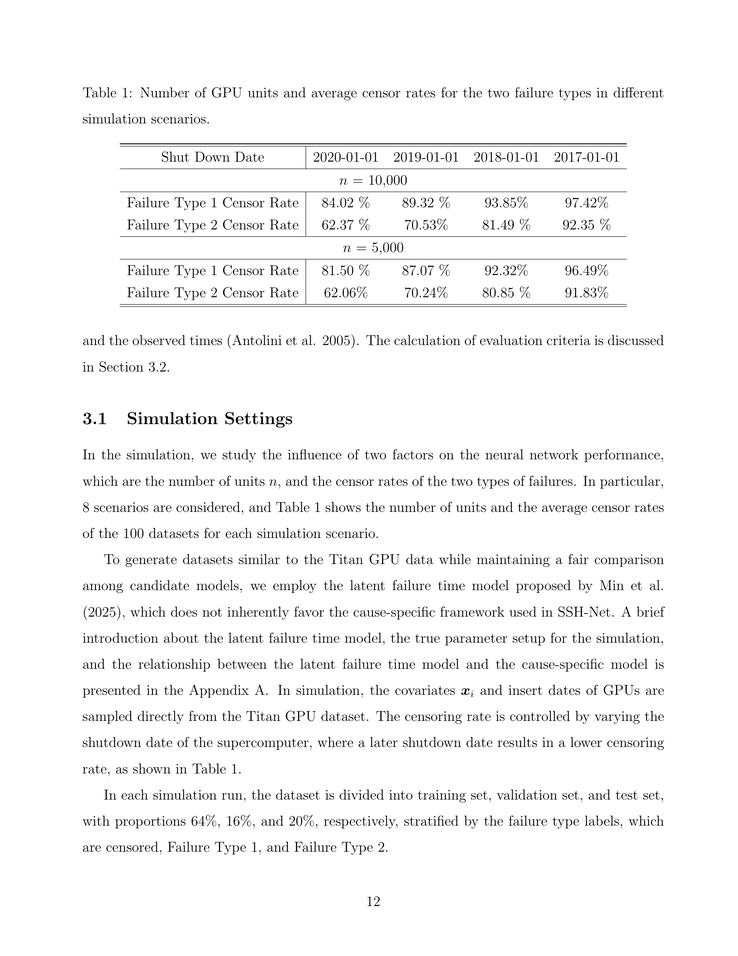
#> input picture Project/dataset/images/page_12.png, 738 x 956 px, shrunk from 1700 x 2200 before the run
$ python table_detection.py
#> lines starting #> are read from the running program, lines starting #| are printed output that depends on the picture; after the words box and inside, x2 and y2 are one past the last pixel; in counts of white or black regions, pixels touching at a corner belong together
import cv2

image = cv2.imread("dataset/images/page_12.png")  # replace XX
#> image is the input picture: shape (956, 738, 3); min 0, max 255, mean 246.1

gray = cv2.cvtColor(image, cv2.COLOR_BGR2GRAY)

binary = cv2.threshold(
    gray,
    150,
    255,
    cv2.THRESH_BINARY_INV
)[1]
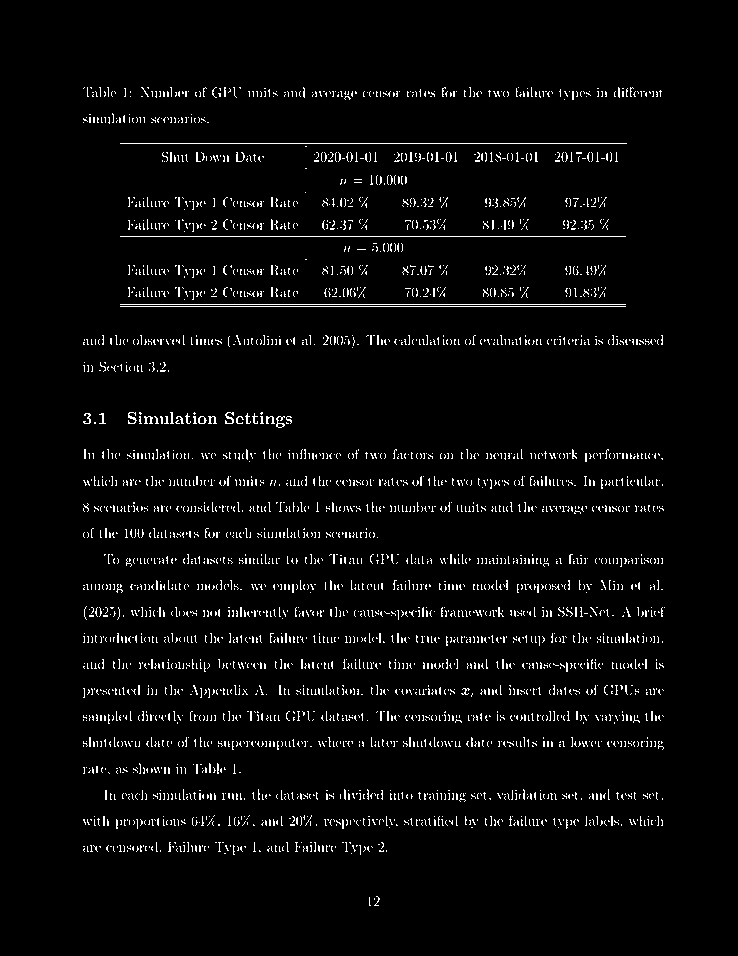
#> binary: shape (956, 738); 3.5% white in thin lines or dots, all inside (x1, y1, x2, y2) = (83, 87, 665, 906)

horizontal_kernel = cv2.getStructuringElement(
    cv2.MORPH_RECT,
    (40, 1)
)

vertical_kernel = cv2.getStructuringElement(
    cv2.MORPH_RECT,
    (1, 40)
)

horizontal = cv2.morphologyEx(
    binary,
    cv2.MORPH_OPEN,
    horizontal_kernel
)
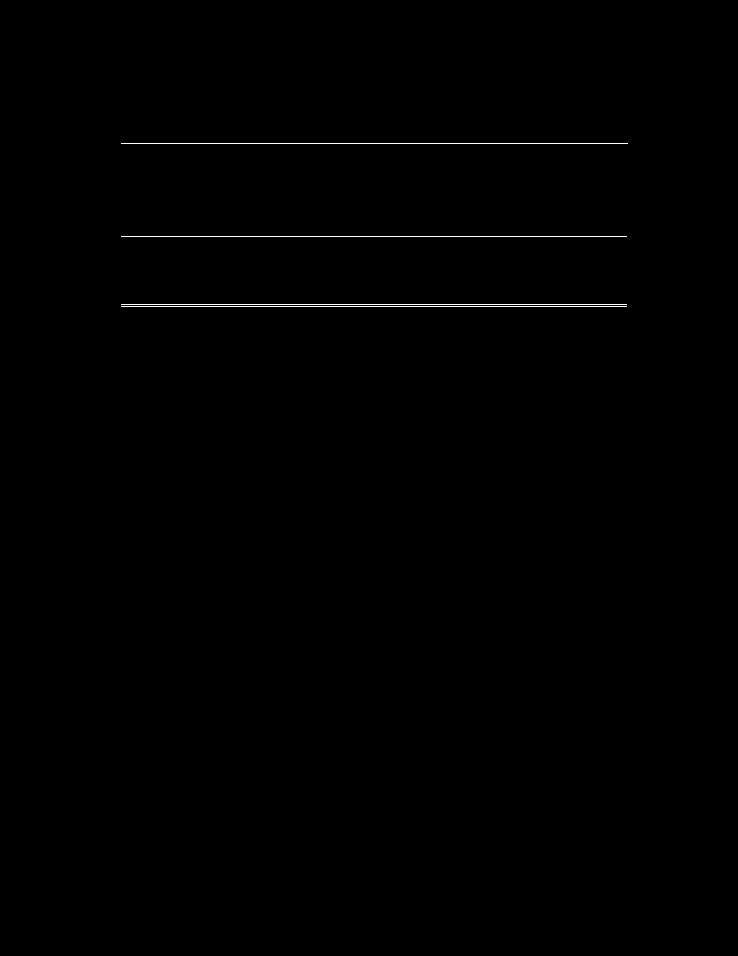
#> horizontal: shape (956, 738); 0.29% white in thin lines or dots, all inside (x1, y1, x2, y2) = (121, 143, 628, 307)

vertical = cv2.morphologyEx(
    binary,
    cv2.MORPH_OPEN,
    vertical_kernel
)
#> vertical: shape (956, 738); every value is 0

table_mask = cv2.add(horizontal, vertical)

contours, _ = cv2.findContours(
    table_mask,
    cv2.RETR_EXTERNAL,
    cv2.CHAIN_APPROX_SIMPLE
)
#> contours = 4 contours, all with area under 20

for cnt in contours:
    x, y, w, h = cv2.boundingRect(cnt)

    if w > 200 and h > 100:
        cv2.rectangle(
            image,
            (x, y),
            (x + w, y + h),
            (0, 0, 255),
            3
        )
#> this loop made 4 passes
#> (cnt, y, w) on passes 1 to 4: ([[121, 306], [626, 306]], 306, 506), ([[121, 304], [626, 304]], 304, 506), ([[121, 236], [626, 236]], 236, 506), ([[121, 143], [627, 143]], 143, 507)

cv2.imwrite("output/table_boundary.png", image)

print("Saved: output/table_boundary.png")

$ run again, with Project/dataset/images/page_11.png copied over Project/dataset/images/page_12.png
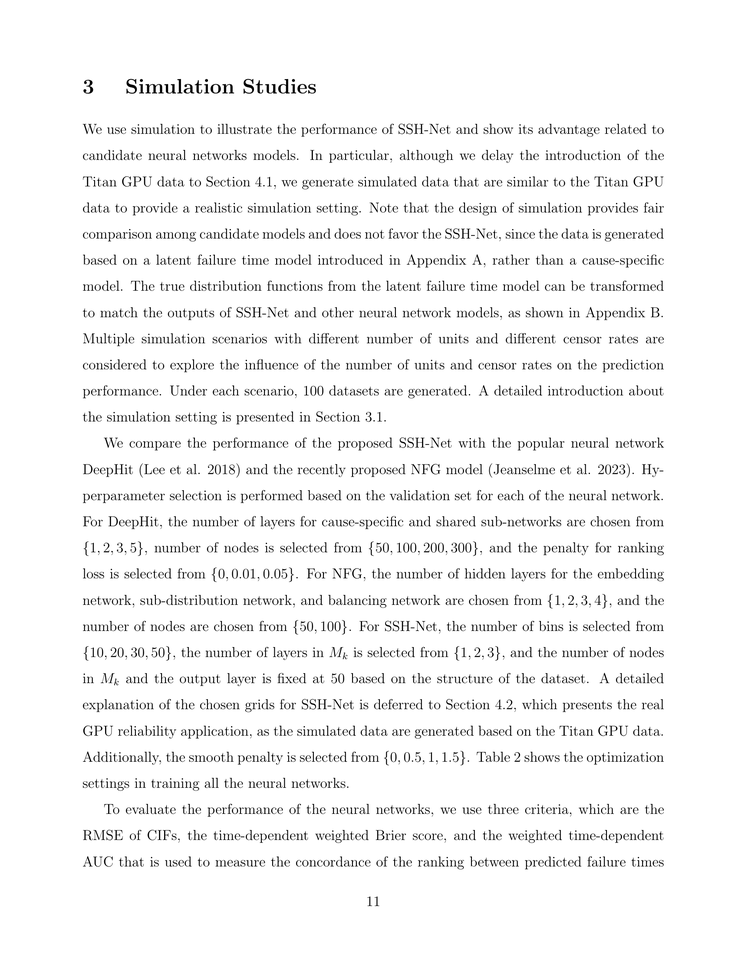
#> input picture Project/dataset/images/page_11.png, 738 x 956 px, shrunk from 1700 x 2200 before the run
#> image is the input picture: shape (956, 738, 3); min 0, max 255, mean 243.8
#> `binary = cv2.threshold( gray, 150, 255, cv2.THRESH_BINARY_INV )[1]`:
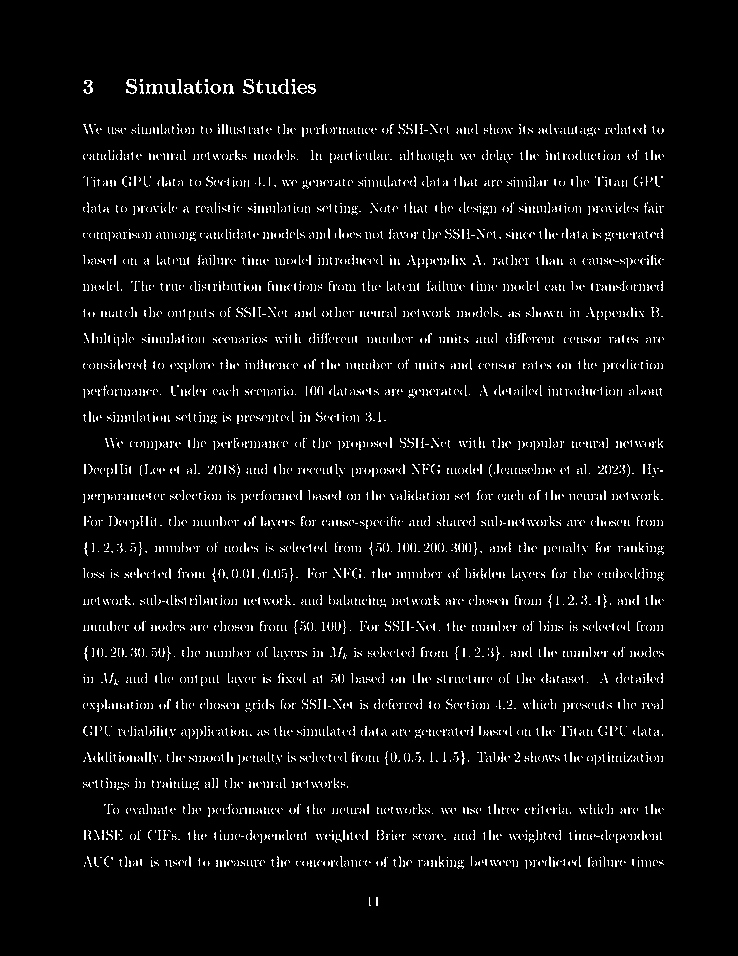
#> binary: shape (956, 738); 4.5% white in thin lines or dots, all inside (x1, y1, x2, y2) = (83, 79, 664, 906)
#> horizontal: shape (956, 738); every value is 0
#> contours = []
